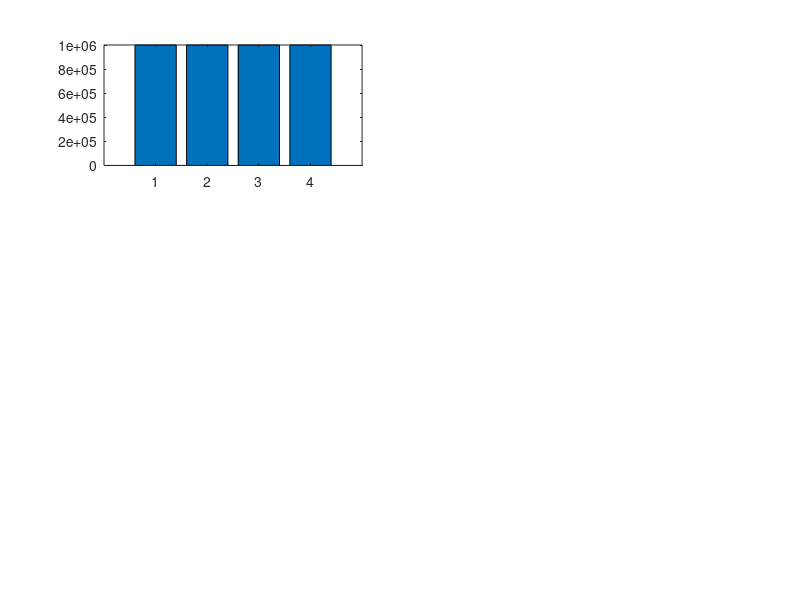

This chart was generated by the following MATLAB code: (Note: this script raises an error after producing the figure.)
P= [.32   .17   .11   .46;
    .18   .43   .32   .33;
    .27   .22   .39   .14;
    .23   .18   .18   .07];
x= 1000000*ones(4,1);

clc
disp('     x(1)     x(2)     x(3)     x(4)   ')
disp('---------------------------------------')
disp(sprintf('%8.0f  ',x))
subplot(3,2,1)
bar(x)
for  t= 1:5
   x= Transition(P,x);
   subplot(3,2,t+1)
   bar(x)
   disp(sprintf('%8.0f  ',x))

end
